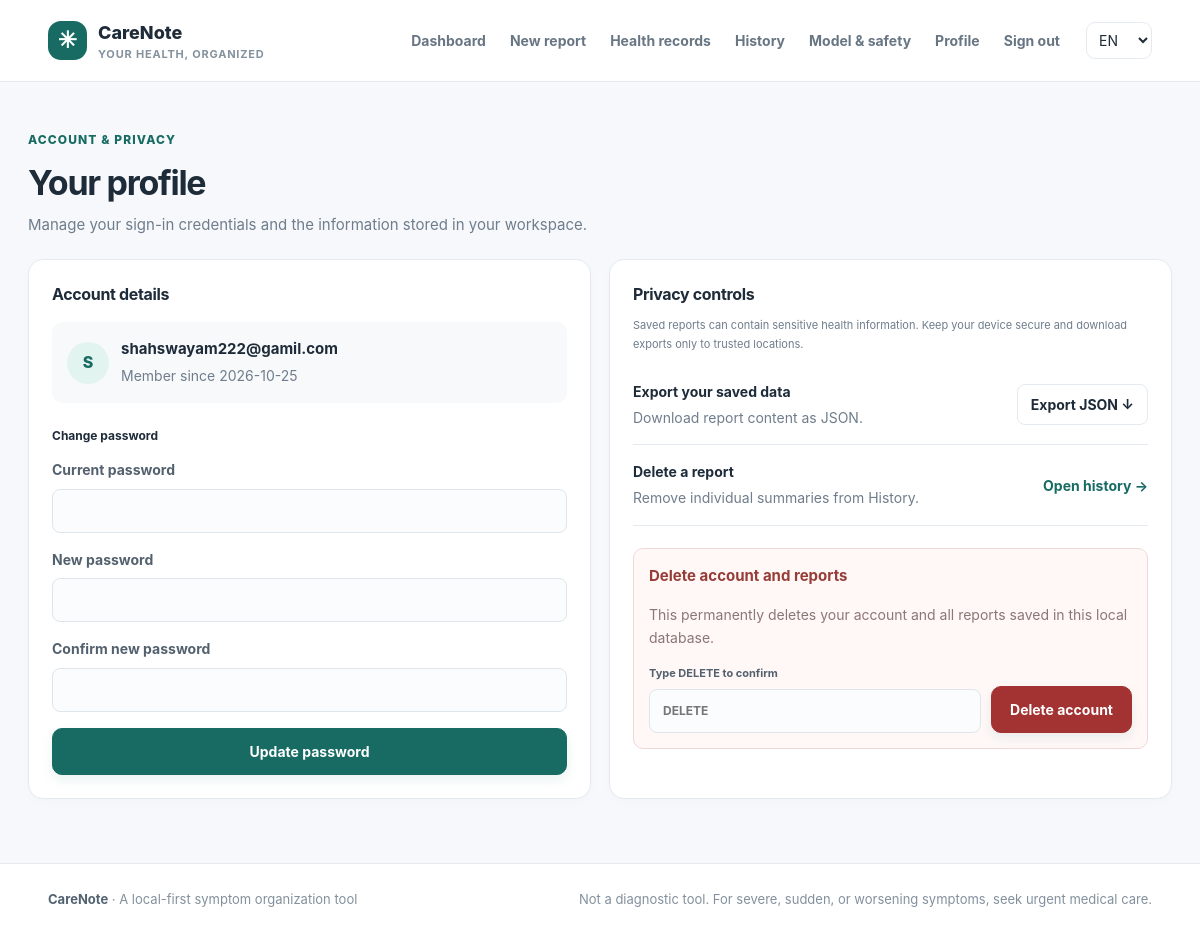
Screenshot of /profile (signed in) with the database file from the repository.
### tables this page shows
CREATE TABLE users (
                id INTEGER PRIMARY KEY AUTOINCREMENT, email TEXT NOT NULL UNIQUE COLLATE NOCASE,
                password_hash TEXT NOT NULL, created_at TEXT NOT NULL, preferred_language TEXT NOT NULL DEFAULT 'en');

### app.py (the view, shortened to what this page needs)
    @app.route("/profile",methods=["GET","POST"])
    @login_required
    def profile():
        return render_template("profile.html",title="Profile",user=g.user)

### templates/profile.html
{% extends 'base.html' %}{% block content %}<section class="page-heading compact"><div><div class="eyebrow">ACCOUNT & PRIVACY</div><h1>Your profile</h1><p>Manage your sign-in credentials and the information stored in your workspace.</p></div></section><div class="profile-grid"><section class="panel"><h2>Account details</h2><div class="profile-detail"><span class="profile-avatar">{{ user.email[0]|upper }}</span><div><strong>{{ user.email }}</strong><small>Member since {{ user.created_at[:10] }}</small></div></div><h3 class="subsection-title">Change password</h3><form method="post" class="form-stack"><input type="hidden" name="csrf_token" value="{{ csrf_token() }}"><label>Current password<input type="password" name="current_password" required autocomplete="current-password"></label><label>New password<input type="password" name="new_password" required minlength="12" autocomplete="new-password"></label><label>Confirm new password<input type="password" name="confirm_password" required minlength="12" autocomplete="new-password"></label><button class="button" type="submit">Update password</button></form></section><section class="panel"><h2>Privacy controls</h2><p class="muted">Saved reports can contain sensitive health information. Keep your device secure and download exports only to trusted locations.</p><div class="privacy-action"><div><strong>Export your saved data</strong><small>Download report content as JSON.</small></div><a class="button button-secondary button-small" href="{{ url_for('export_data') }}">Export JSON ↓</a></div><div class="privacy-action"><div><strong>Delete a report</strong><small>Remove individual summaries from History.</small></div><a class="text-link" href="{{ url_for('report_history') }}">Open history →</a></div><div class="danger-zone"><h3>Delete account and reports</h3><p>This permanently deletes your account and all reports saved in this local database.</p><form method="post" action="{{ url_for('delete_account') }}" class="delete-account-form"><input type="hidden" name="csrf_token" value="{{ csrf_token() }}"><label>Type DELETE to confirm<input name="confirm" required pattern="DELETE" placeholder="DELETE"></label><button class="button button-danger" type="submit" data-confirm="Permanently delete this account and all saved reports?">Delete account</button></form></div></section></div>{% endblock %}

### rows the page displays
users: email "S", email "shahswayam222@gamil.com", created_at "2026-10-25"
